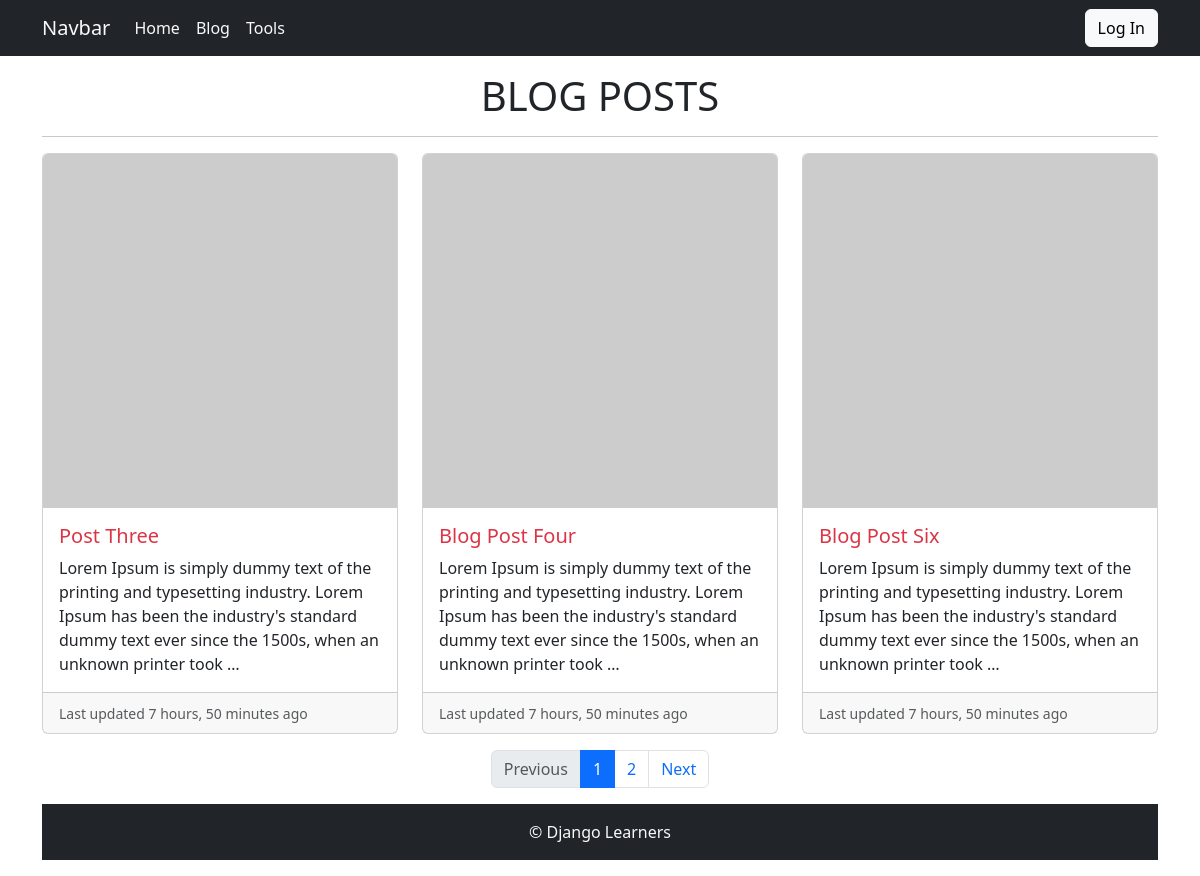
Screenshot of /blog/ with the database file from the repository.
### blog/models.py (models this page shows, shortened)
class BlogPost(models.Model):
    STATUS = [
        ('draft', 'Draft'),
        ('published', 'Published')
    ]
    title = models.CharField(max_length = 200)
    slug = models.SlugField(unique = True, blank=True, null = True)
    featured = models.ImageField(upload_to="blogs/", blank=True, null=True)
    content = models.TextField()
    created = models.DateField(auto_now_add = True)
    updated = models.DateField(auto_now = True)
    category = models.ForeignKey(Category, on_delete = models.CASCADE)
    status = models.CharField(max_length=10, choices = STATUS, default = 'draft')
    class Meta:
        verbose_name_plural = 'All Posts'

### blog/views.py (the view)
# urls.py: path('blog/', views.Blog, name='blog'),
def Blog(request):
    queryset = BlogPost.objects.filter(status="published").order_by('-created')
    per_page = 3
    paginator = Paginator(queryset, per_page)
    page_number = request.GET.get('page')
    posts = paginator.get_page(page_number)
    template_name = 'Blog/blog.html'
    context = {'posts':posts}
    return render(request, template_name, context)

### templates/Blog/blog.html (shortened to what this page needs)
{%extends 'base.html' %}
{% block content %}
  <div class="container">
    <h1 class="text-center my-3 text-uppercase">Blog Posts</h1>
    <hr/>
    <div class="row row-cols-1 row-cols-md-3 g-4 mb-3">
      {% for post in posts %}
        <div class="col">
          <div class="card h-100">
            <img src="https://picsum.photos/id/1/150/150" class="card-img-top" alt="...">
            <div class="card-body">
              <h5 class="card-title"><a href="{% url 'single_post' post.slug %}" class="text-decoration-none text-danger">{{post.title}}</a></h5>
              <p class="card-text">{{post.content | truncatewords:30}}</p>
            </div>
            <div class="card-footer">
              <small class="text-body-secondary">Last updated {{post.updated | timesince}} ago</small>
            </div>
          </div>
        </div>
      {% endfor %}
    </div>
    <nav aria-label="Page navigation example my-3">
      <ul class="pagination justify-content-center">
        {% if posts.has_previous %}
          <li class="page-item">
            <a class="page-link" href="?page={{posts.previous_page_number}}">Previous</a>
          </li>
          {% else %}
          <li class="page-item disabled">
            <a class="page-link">Previous</a>
          </li>
        {% endif %}
        {% for i in posts.paginator.page_range %}
          {% if posts.number == i %}
            <li class="page-item active"><a class="page-link" href="?page={{i}}">{{i}}</a></li>
            {% else %}
            <li class="page-item"><a class="page-link" href="?page={{i}}">{{i}}</a></li>
          {% endif %}
        {% endfor %}
        {% if posts.has_next %}
          <li class="page-item">
            <a class="page-link" href="?page={{posts.next_page_number}}">Next</a>
          </li>
          {% else %}
          <li class="page-item disabled">
            <a class="page-link">Next</a>
          </li>
        {% endif %}
      </ul>
    </nav>
{% endblock %}

### templates/base.html (shortened to what this page needs)
<!doctype html>
<html lang="en">
  <head>
    <link href="https://cdn.jsdelivr.net/npm/bootstrap@5.3.3/dist/css/bootstrap.min.css" rel="stylesheet">
  </head>
  <body class="d-flex flex-column min-vh-100">
    {% include 'navbar.html' %}
    {% block content %}
    {% endblock %}
    <footer class="mt-auto">
        <div class="bg-dark text-light text-center">
            <p class="py-3">&copy; Django Learners</p>
        </div>
    </footer>
  </body>
</html>

### templates/navbar.html (shortened to what this page needs)
<nav class="navbar navbar-expand-lg bg-dark">
    <div class="container">
      <a class="navbar-brand text-light " href="#">Navbar</a>
      <div class="collapse navbar-collapse" id="navbarSupportedContent">
        <ul class="navbar-nav me-auto mb-2 mb-lg-0">
          <li class="nav-item">
              <a class="nav-link text-light" aria-current="page" href="{% url 'home' %}">Home</a>
            </li>
          <li class="nav-item">
            <a class="nav-link text-light" aria-current="page" href="{% url 'blog' %}">Blog</a>
          </li>
          <li class="nav-item">
            <a class="nav-link text-light" href="#">Tools</a>
          </li>
        </ul>
        <button class="btn btn-light" type="submit">Log In</button>
      </div>
    </div>
  </nav>

### rows the page displays
BlogPost: title "Post Three", content "Lorem Ipsum is simply dummy text of the printing and typesetting industry. Lorem Ipsum has been the industry's standard dummy text ever since the 1500s, when an unknown printer took …", updated "7 hours, 50 minutes"
BlogPost: title "Blog Post Four", content "Lorem Ipsum is simply dummy text of the printing and typesetting industry. Lorem Ipsum has been the industry's standard dummy text ever since the 1500s, when an unknown printer took …", updated "7 hours, 50 minutes"
BlogPost: title "Blog Post Six", content "Lorem Ipsum is simply dummy text of the printing and typesetting industry. Lorem Ipsum has been the industry's standard dummy text ever since the 1500s, when an unknown printer took …", updated "7 hours, 50 minutes"

### other values shown
{{ i }} "1"
{{ i }} "2"
